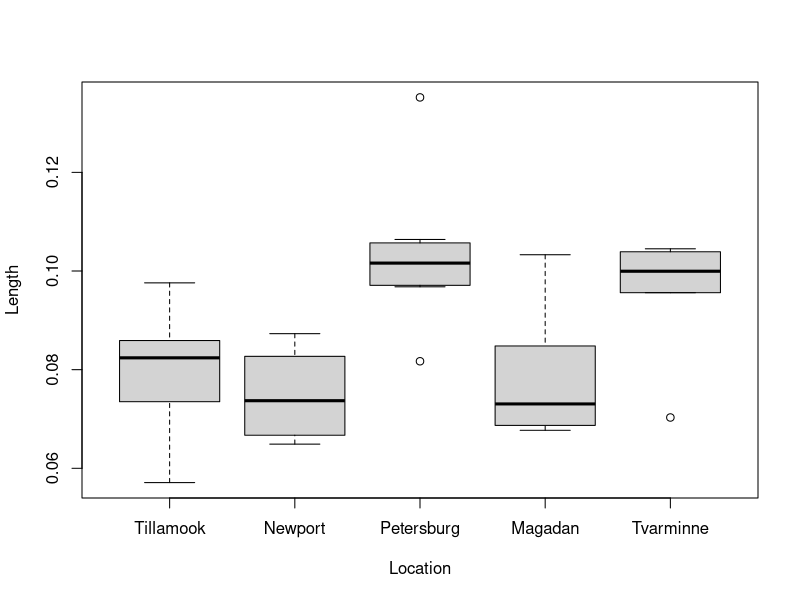
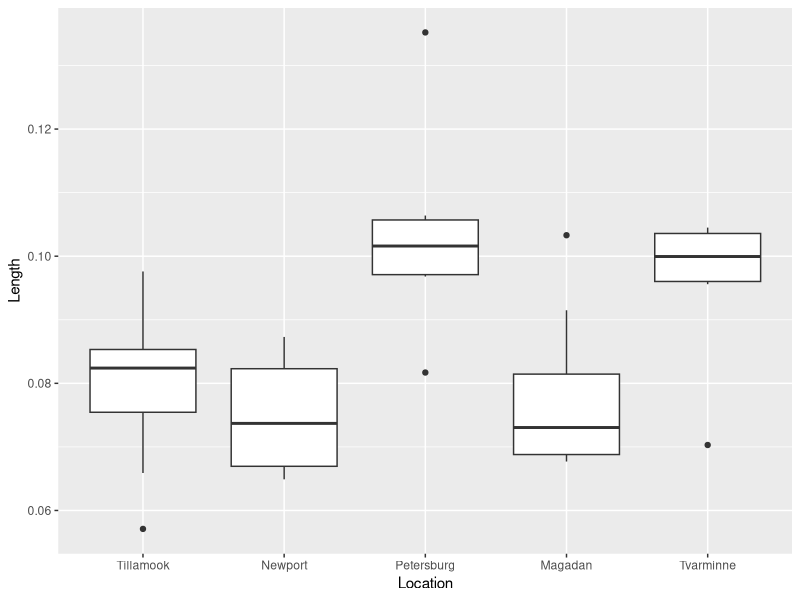
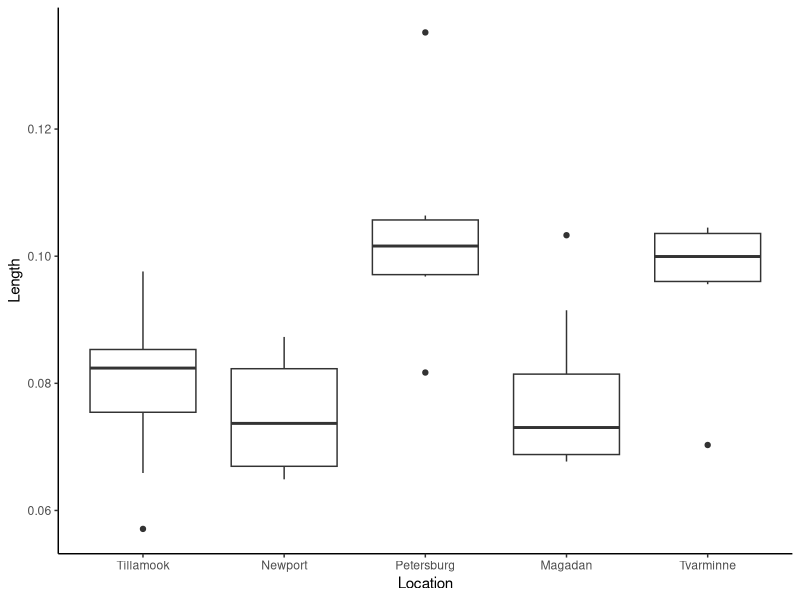
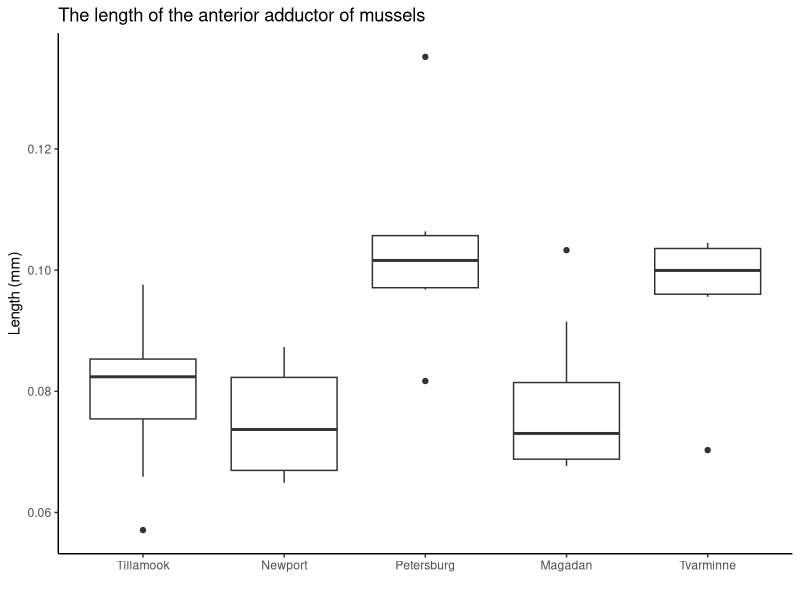
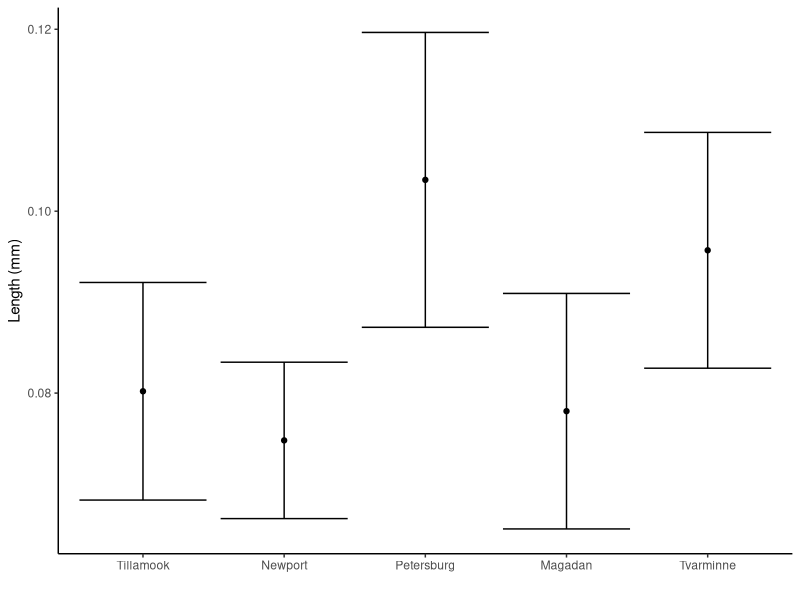
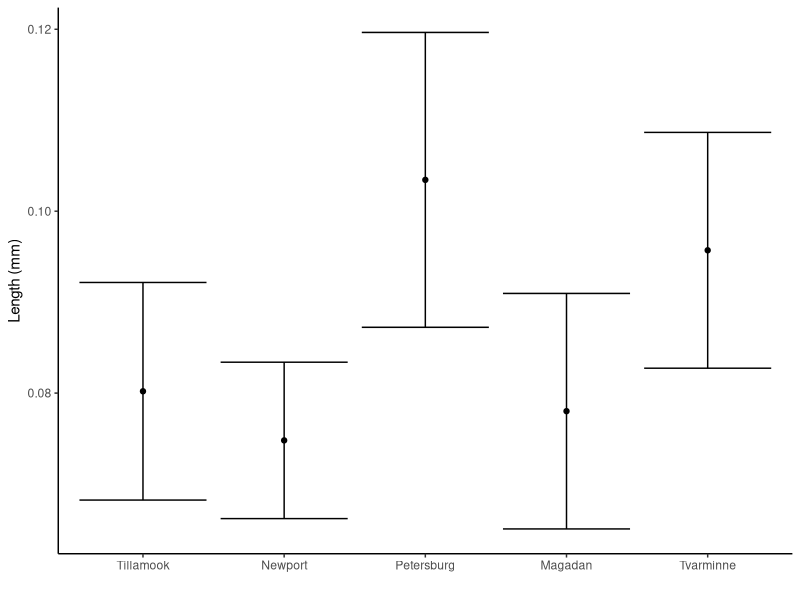
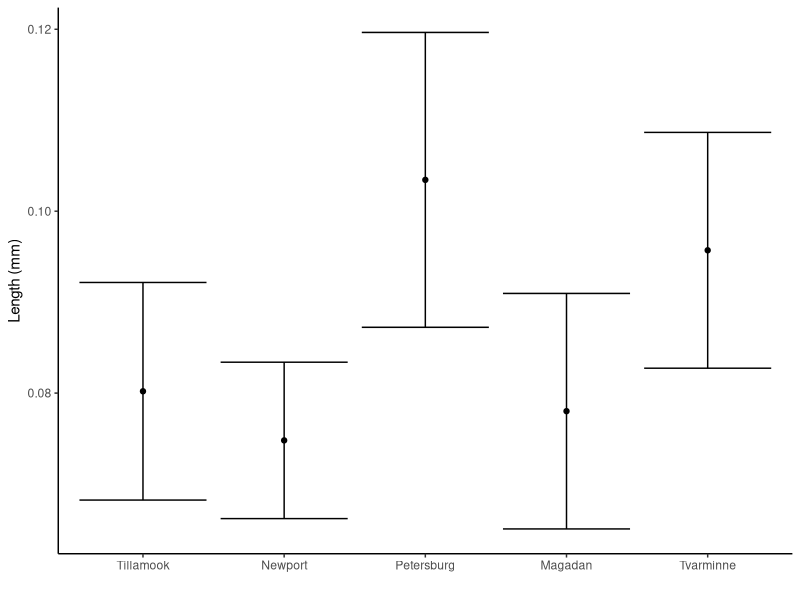
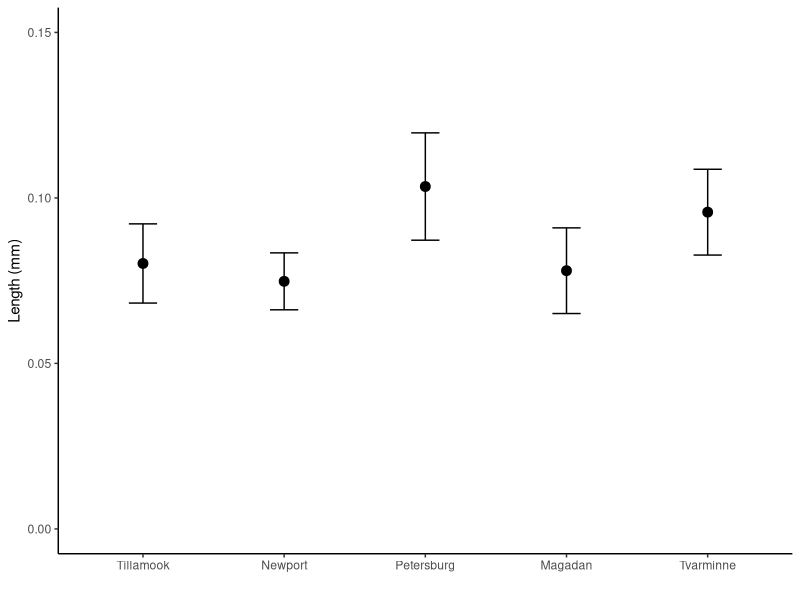

Generate these figures, in order, with R:
## Create plots using ggplot ##

#if you don't have ggplot2 yet, first install the package. 
install.packages('ggplot2')

#load necessary packages
library(ggplot2)
library(reshape2)
install.packages('colorspace')
install.packages('RColorBrewer')

library(colorspace)
library(RColorBrewer)



# Using the examples from last week 

# 1) Mussel size data
ex1<-read.csv("Data/Mussels.csv")

#reshape the data
Mussel<-melt(ex1)

#remove NA from the table
Mussel<-Mussel[!is.na(Mussel$value ),]

#Assign column names
colnames(Mussel)<-c("Location","Length")



##You can visualize the data quickly (though not necessarily the most beautiful plot)
boxplot(Length~Location,data=Mussel)        
# For more about customizing the base plot, http://www.sthda.com/english/wiki/r-base-graphs

# Let's create the same plot using ggplot

ggplot(data=Mussel, aes(x=Location, y=Length))+
    geom_boxplot()

# You can use different theme to customize the look of the plot

ggplot(data=Mussel, aes(x=Location, y=Length))+
    geom_boxplot()+
    theme_classic()

# Change the x and y axis lab, add a title 
ggplot(data=Mussel, aes(x=Location, y=Length))+
    geom_boxplot()+
    theme_classic()+
    xlab('')+ylab("Length (mm)")+
    ggtitle('The length of the anterior adductor of mussels')

# Lastly to save a plot you just created to your local computer:
ggsave("Output/Mussel_length.png", width=6, height=4, dpi=300)
# You need to specify the size and resolution

#you can save in a pdf file
ggsave("Output/Mussel_length.pdf", width=6, height=4)

# 'ggasave' will save the last plot you created
# If you want to save a specific plot, you need to make the plot as an object by assigning a name;

plot1<-ggplot(data=Mussel, aes(x=Location, y=Length))+
    geom_boxplot()+
    theme_bw()+
    xlab('')+ylab("Length (mm)")+
    ggtitle('The length of the anterior adductor of mussels')

#then save the specific plot
ggsave(file="Output/Mussel_length2.pdf",plot1, width=6, height=4)


## Now let's plot the means and SDs of the same data:
# You can do this in several different ways:

# 1: Create a new table with means and sds
# use 'aggregate' to create a summary table of mean
means<-aggregate(Mussel$Length, by=list(Mussel$Location), mean)
colnames(means)<-c("Location", "mean")
# use 'aggregate' to create a summary table of SD
sds<-aggregate(Mussel$Length, by=list(Mussel$Location), sd)
colnames(sds)<-c("Location", "sd")

#You can merge the two tables
means<-merge(means, sds, by="Location")

# 2. Alternatively, the same processes can be done in 1 step by using 'dplyr' package:
install.packages('dplyr')
library(dplyr)
means2<-Mussel %>% group_by(Location) %>% 
            summarise(mean=mean(Length), sd=sd(Length)) %>% 
        as.data.frame()

## Here, 1 and 2 create the same summary table. You can use whichever method you like. 
# I personally haven't use dplyr as much as I should...

# just to visually compare...
ggplot(data=means, aes(x=Location, y=mean))+
    geom_point()+
    geom_errorbar(aes(ymin = mean - sd, ymax = mean + sd))+
    theme_classic()+
    xlab('')+ylab("Length (mm)")
    
ggplot(data=means2, aes(x=Location, y=mean))+
    geom_point()+
    geom_errorbar(aes(ymin = mean - sd, ymax = mean + sd))+
    theme_classic()+
    xlab('')+ylab("Length (mm)")


## Another way is to use ggplot to calculate mean and SD: 
ggplot(data=Mussel, aes(x=Location, y=Length))+
    geom_point(stat="summary", fun="mean")+
    geom_errorbar(stat="summary",
                  fun.min=function(x) {mean(x)-sd(x)}, 
                  fun.max=function(x) {mean(x)+sd(x)})+
    theme_classic()+
    xlab('')+ylab("Length (mm)")


# Now let's make the plot nicer:
# Change the width of error bars and the point size

ggplot(data=means, aes(x=Location, y=mean))+
    geom_point(size=3)+
    geom_errorbar(aes(ymin = mean - sd, ymax = mean + sd), width=0.2)+
    theme_classic()+
    xlab('')+ylab("Length (mm)")+
    ylim(0,0.15)






## 2) More complicated plots: Mussel preparation data (from before)

ex2=read.csv("Data/Predation_exp.csv")
predation<-melt(ex2, id.vars="Location")
colnames(predation)[2:3]<-c("Treatment","Mussel_count")


#this is the base plot
boxplot(Mussel_count~Location*Treatment,data=predation) 


#Using ggplot, create the same figure
ggplot(predation, aes(x=Treatment, y=Mussel_count, color=Location))+
    geom_boxplot(position=position_dodge(width=1))


#The data can be also presented as follows:
ggplot(predation, aes(x=Location, y=Mussel_count, color=Treatment))+
    geom_boxplot(position=position_dodge(width=1))


# which is better? 


#Assign colors
# install.packages('colorspace')
library(colorspace)

#Create a color vector
# * show palette colors from 'colorspace'
hcl_palettes(plot = TRUE)
hcl_palettes("qualitative", plot = TRUE)

# my color vector
colors<-qualitative_hcl(6, palette="Dark3")
# See the colors
hcl_palettes("qualitative", n=6, plot = TRUE)

ggplot(predation, aes(x=Location, y=Mussel_count, color=Treatment))+
    geom_boxplot(position=position_dodge(width=1))+
    scale_color_manual(values=c("blue","green"))



## using RColorBrewer
display.brewer.all()
# pick qualitative palette
brewer.pal(n = 8, name = "Set2")
# this will set the palette function to pick "Set2"
palette(brewer.pal(n = 8, name = "Set2"))

# To use RColorBrewer palette, you can use scale_color_brewer function 
ggplot(predation, aes(x=Location, y=Mussel_count, color=Treatment))+
    geom_boxplot(position=position_dodge(width=1))+
    scale_color_brewer(palette = "Dark2")

# (or you can simply create a color vector like the above example:)
brewcolors<-brewer.pal(n = 8, name = "Dark2")

ggplot(predation, aes(x=Location, y=Mussel_count, color=Treatment))+
    geom_boxplot(position=position_dodge(width=1))+
    scale_color_manual(values = brewcolors)



# make it nicer by adding 'fill'

ggplot(predation, aes(x=Location, y=Mussel_count, color=Treatment, fill=Treatment))+
    geom_boxplot(position=position_dodge(width=1))+
    scale_color_manual(values = colors)+
    scale_fill_manual(values = paste0(colors, "99"))


    
    

# 3) Scatter plot
# I know some of you are working on creating a PCA plot. We will have a class on ordination later but 
# we can create some scatter plots today with colors.

# Ex1) Correlation plot
# Here, the example is to see how the average read depth and pi (nucleotide diversity) are correlated from one of my data that I'm working on.

# The following data contain information for different populations of Pacific herring. 
reads<-read.csv("Data/read.depth_pi.csv")

#run correlation analysis to obtain the correlation coefficient 
cor.test(reads$depth, reads$mean_pi, method = "spearman")


# Here I want to order the population based on locations 
reads$pop<-factor(reads$pop, levels=c("TB","PWS","SS", "BC","WA","CA"))


# Plot the data, with different colors for different populations 
ggplot(reads, aes(x=depth, y=mean_pi, color=pop))+
    geom_point(size=3)+
    xlab("Mean read depth")+
    ylab(expression(paste("Mean ", pi)))+
    theme_bw()

# Add the 'rho' value (correlation coefficient)
ggplot(reads, aes(x=depth, y=mean_pi, color=pop))+
    geom_point(size=3)+
    xlab("Mean read depth")+
    ylab(expression(paste("Mean ", pi)))+
    theme_bw()+
    annotate('text', x=1.28, y=0.00325, label="rho = 0.75**", size=3)+
    scale_color_manual(values=colors)+ theme(legend.title = element_blank())

# If you want to use Greek letter for rho:
rho <- expression("Spearman's"~rho == 0.75~"**")

ggplot(reads, aes(x=depth, y=mean_pi, color=pop))+
    geom_point(size=3)+
    xlab("Mean read depth")+
    ylab(expression(paste("Mean ", pi)))+
    theme_bw()+
    annotate('text', x=1.22, y=0.00325, parse=T, label=as.character(rho), size=3)+
    scale_color_manual(values=colors)+ theme(legend.title = element_blank())


# PCA plot
# You have to calculate eigenvectors first.
# This data table contains eigenvectors for different Pacific herring populations

pca<-read.csv("Data/pca_herring.csv")
#again, I am ordering the populations based on locations (latitude)
pca$pop<-factor(pca$pop, levels=c("TB","PWS","SS", "BC","WA","CA"))


# 1) color by population
ggplot()+
    geom_point(data = pca, aes(x = PC1, y = PC2, fill = pop, color = pop), shape=21, size = 3)+
    scale_fill_manual(values=paste0(colors,"66"), guide="none")+
    scale_color_manual(values=colors, name="Population")+
    theme_bw()


# 2) color by population and shape by year

ggplot()+
    geom_point(data = pca, aes(x = PC1, y = PC2, fill = pop, color = pop, shape = factor(year)), size = 3)+
    scale_shape_manual(values=c(23,25,3,3,21), name="Year")+
    scale_fill_manual(values=paste0(colors,"99"), guide="none")+
    scale_color_manual(values=colors, name="Population")+
    theme_bw()
    
